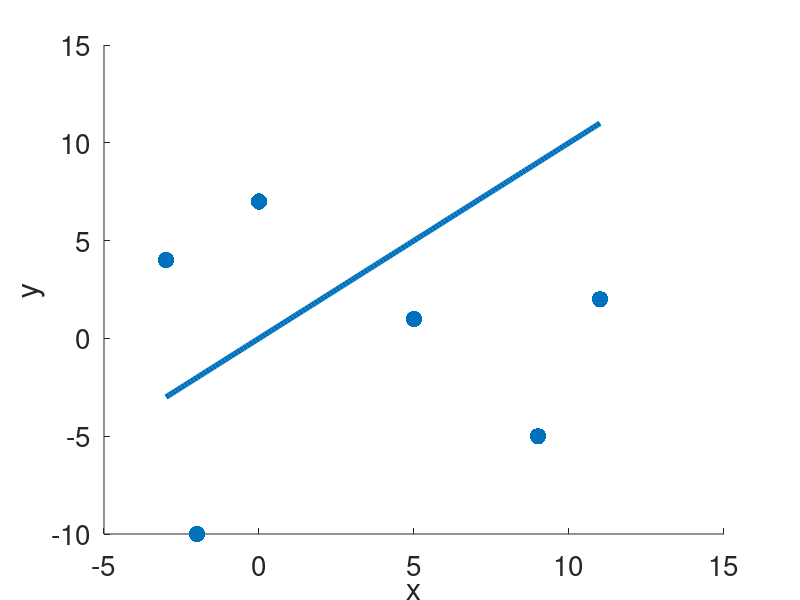

This figure's MATLAB source:
% We will do scatter plot and a function

% Data given
datx = [-3,-2,0,5,9,11];
daty = [4,-10,7,1,-5,2];

% Define a function 
f = @(x) x;

% Define an x interval (On MATLAB the interval is defined as [starting point : increment : ending point]
x = [min(datx):0.1:max(datx)];

% Find y values
y = f(x);

% Plot function
sz = 140;
scatter(datx,daty,sz,'filled')
hold on
plot(x,y,'LineWidth',4) 
set(gca,'FontSize',20)
hold off

% Label axes
xlabel('x')
ylabel('y')